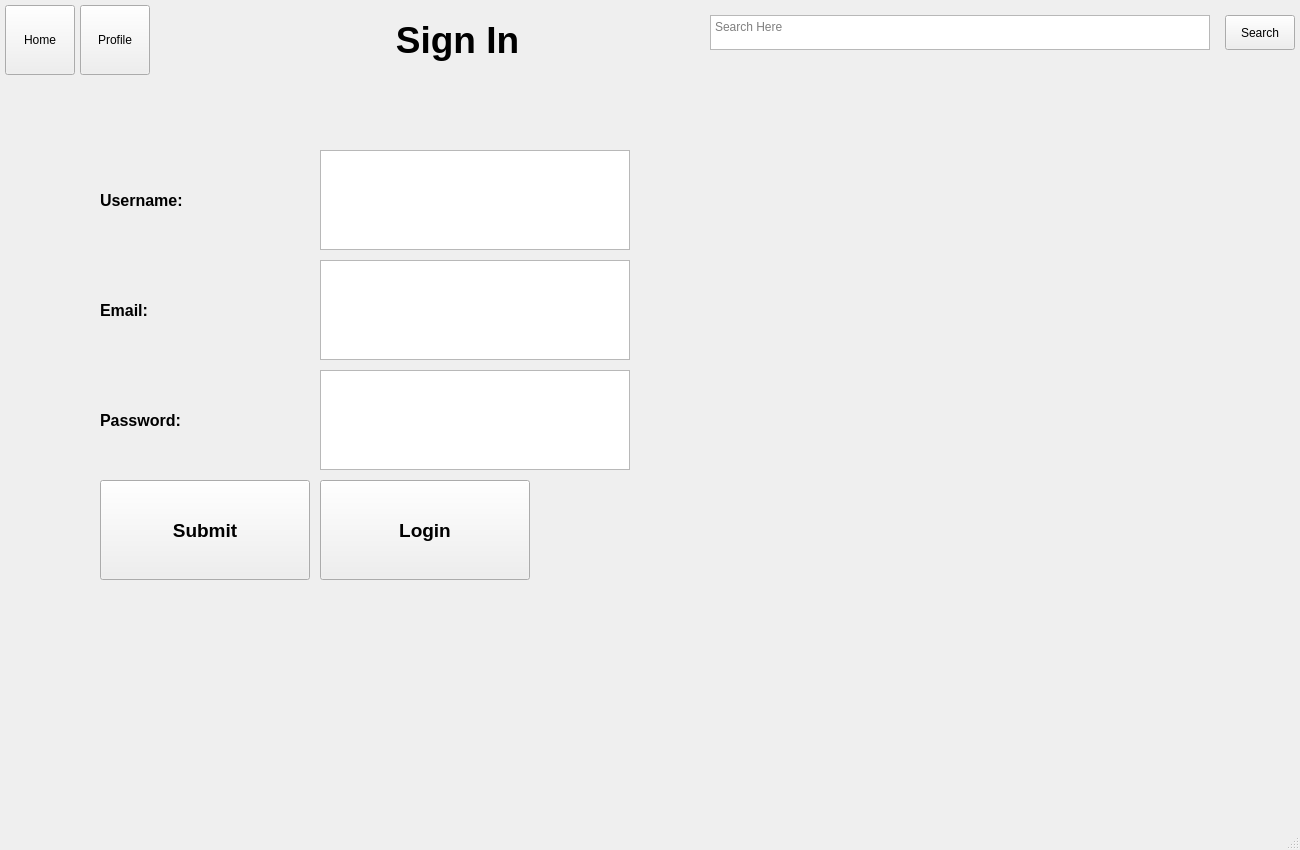
<?xml version="1.0" encoding="UTF-8"?>
<ui version="4.0">
 <class>MainWindow</class>
 <widget class="QMainWindow" name="MainWindow">
  <property name="geometry">
   <rect>
    <x>0</x>
    <y>0</y>
    <width>1300</width>
    <height>850</height>
   </rect>
  </property>
  <property name="windowTitle">
   <string>MainWindow</string>
  </property>
  <widget class="QWidget" name="centralwidget">
   <widget class="QPushButton" name="HomeButton">
    <property name="geometry">
     <rect>
      <x>5</x>
      <y>5</y>
      <width>70</width>
      <height>70</height>
     </rect>
    </property>
    <property name="text">
     <string>Home</string>
    </property>
   </widget>
   <widget class="QPushButton" name="ProfileButton">
    <property name="geometry">
     <rect>
      <x>80</x>
      <y>5</y>
      <width>70</width>
      <height>70</height>
     </rect>
    </property>
    <property name="text">
     <string>Profile</string>
    </property>
   </widget>
   <widget class="QLabel" name="PageTitle">
    <property name="geometry">
     <rect>
      <x>300</x>
      <y>5</y>
      <width>315</width>
      <height>70</height>
     </rect>
    </property>
    <property name="font">
     <font>
      <family>MS Sans Serif</family>
      <pointsize>28</pointsize>
      <weight>75</weight>
      <bold>true</bold>
     </font>
    </property>
    <property name="text">
     <string>Sign In</string>
    </property>
    <property name="alignment">
     <set>Qt::AlignCenter</set>
    </property>
   </widget>
   <widget class="QTextEdit" name="SearchBox">
    <property name="geometry">
     <rect>
      <x>710</x>
      <y>15</y>
      <width>500</width>
      <height>35</height>
     </rect>
    </property>
    <property name="sizeAdjustPolicy">
     <enum>QAbstractScrollArea::AdjustToContents</enum>
    </property>
    <property name="tabChangesFocus">
     <bool>false</bool>
    </property>
    <property name="placeholderText">
     <string>Search Here</string>
    </property>
   </widget>
   <widget class="QPushButton" name="SearchButton">
    <property name="geometry">
     <rect>
      <x>1225</x>
      <y>15</y>
      <width>70</width>
      <height>35</height>
     </rect>
    </property>
    <property name="text">
     <string>Search</string>
    </property>
   </widget>
   <widget class="QLabel" name="NameInputLabel">
    <property name="geometry">
     <rect>
      <x>100</x>
      <y>150</y>
      <width>210</width>
      <height>100</height>
     </rect>
    </property>
    <property name="font">
     <font>
      <pointsize>12</pointsize>
      <weight>75</weight>
      <bold>true</bold>
     </font>
    </property>
    <property name="text">
     <string>Username:</string>
    </property>
   </widget>
   <widget class="QTextEdit" name="NameInput">
    <property name="geometry">
     <rect>
      <x>320</x>
      <y>150</y>
      <width>310</width>
      <height>100</height>
     </rect>
    </property>
    <property name="font">
     <font>
      <pointsize>14</pointsize>
     </font>
    </property>
   </widget>
   <widget class="QLabel" name="EmailInputLabel">
    <property name="geometry">
     <rect>
      <x>100</x>
      <y>260</y>
      <width>210</width>
      <height>100</height>
     </rect>
    </property>
    <property name="font">
     <font>
      <pointsize>12</pointsize>
      <weight>75</weight>
      <bold>true</bold>
     </font>
    </property>
    <property name="text">
     <string>Email:</string>
    </property>
   </widget>
   <widget class="QTextEdit" name="EmailInput">
    <property name="geometry">
     <rect>
      <x>320</x>
      <y>260</y>
      <width>310</width>
      <height>100</height>
     </rect>
    </property>
    <property name="font">
     <font>
      <pointsize>14</pointsize>
     </font>
    </property>
   </widget>
   <widget class="QPushButton" name="SubmitButton">
    <property name="geometry">
     <rect>
      <x>100</x>
      <y>480</y>
      <width>210</width>
      <height>100</height>
     </rect>
    </property>
    <property name="font">
     <font>
      <pointsize>14</pointsize>
      <weight>75</weight>
      <bold>true</bold>
     </font>
    </property>
    <property name="text">
     <string>Submit</string>
    </property>
   </widget>
   <widget class="QPushButton" name="LogInButton">
    <property name="geometry">
     <rect>
      <x>320</x>
      <y>480</y>
      <width>210</width>
      <height>100</height>
     </rect>
    </property>
    <property name="font">
     <font>
      <pointsize>14</pointsize>
      <weight>75</weight>
      <bold>true</bold>
     </font>
    </property>
    <property name="text">
     <string>Login</string>
    </property>
    <property name="checkable">
     <bool>false</bool>
    </property>
    <property name="checked">
     <bool>false</bool>
    </property>
    <property name="autoRepeat">
     <bool>false</bool>
    </property>
    <property name="autoDefault">
     <bool>false</bool>
    </property>
    <property name="default">
     <bool>false</bool>
    </property>
    <property name="flat">
     <bool>false</bool>
    </property>
    <property name="Wrap" stdset="0">
     <bool>false</bool>
    </property>
   </widget>
   <widget class="QLabel" name="PasswordInputLabel">
    <property name="geometry">
     <rect>
      <x>100</x>
      <y>370</y>
      <width>210</width>
      <height>100</height>
     </rect>
    </property>
    <property name="font">
     <font>
      <pointsize>12</pointsize>
      <weight>75</weight>
      <bold>true</bold>
     </font>
    </property>
    <property name="text">
     <string>Password:</string>
    </property>
   </widget>
   <widget class="QTextEdit" name="PasswordInput">
    <property name="geometry">
     <rect>
      <x>320</x>
      <y>370</y>
      <width>310</width>
      <height>100</height>
     </rect>
    </property>
    <property name="font">
     <font>
      <pointsize>14</pointsize>
     </font>
    </property>
   </widget>
  </widget>
  <widget class="QMenuBar" name="menubar">
   <property name="geometry">
    <rect>
     <x>0</x>
     <y>0</y>
     <width>1300</width>
     <height>26</height>
    </rect>
   </property>
  </widget>
  <widget class="QStatusBar" name="statusbar"/>
 </widget>
 <resources/>
 <connections/>
</ui>
